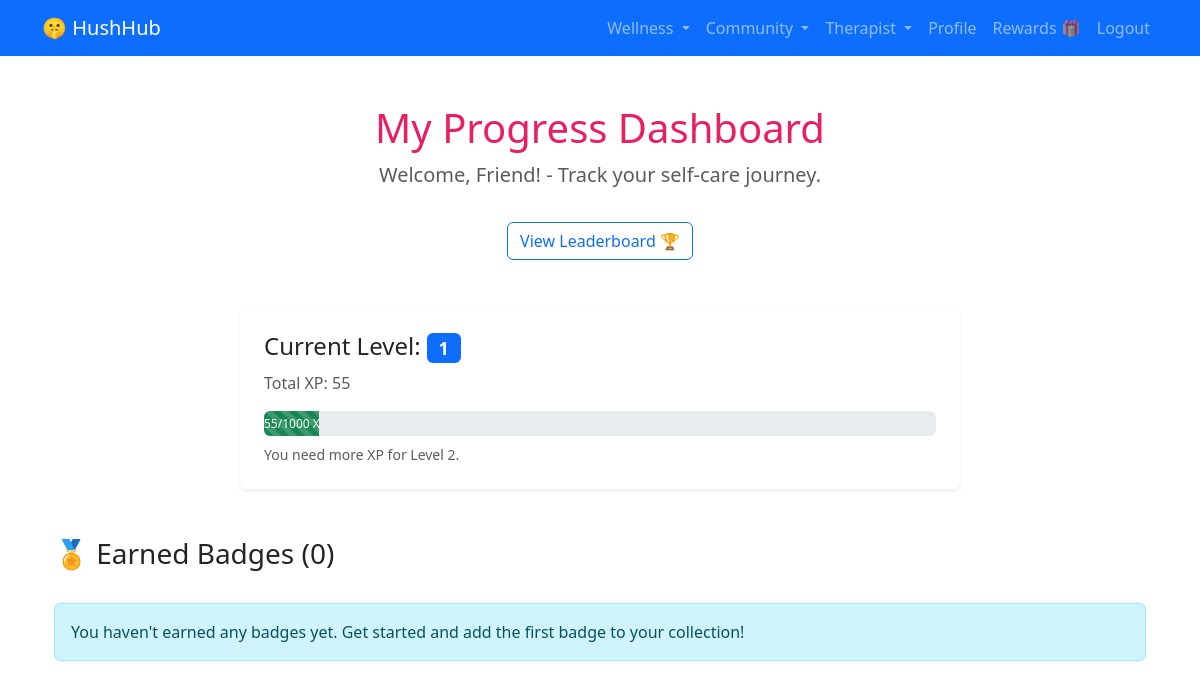
/rewards/my-rewards/ (signed in), run on the app's committed database.
### rewards/models.py (models this page shows, shortened)
class UserProgress(models.Model):
    user = models.OneToOneField(settings.AUTH_USER_MODEL, on_delete=models.CASCADE)
    total_xp = models.IntegerField(default=0)
    current_level = models.IntegerField(default=1)

### rewards/views.py (the view)
# urls.py: path('my-rewards/', views.user_progress_view, name='user_progress'),
@login_required
def user_progress_view(request):
    user_badges = UserBadge.objects.filter(user=request.user).select_related('badge')
    try:
        user_progress = UserProgress.objects.get(user=request.user)
    except UserProgress.DoesNotExist:
        user_progress = None
    context = {
        'user_badges': user_badges,
        'progress': user_progress,
    }
    return render(request, 'rewards/user_progress.html', context)

### rewards/templates/rewards/user_progress.html (shortened to what this page needs)
{% extends "base.html" %}
{% load static %}
{% block content %}
<div class="container my-5">
    <div class="row">
        <div class="col-12 text-center mb-5">
            <h1 class="hush-hub-title">My Progress Dashboard</h1>
            <p class="lead text-muted">
                {{ request.user.user_ld|default:"Welcome, Friend!" }} - Track your self-care journey.
            </p>
            <a href="{% url 'rewards:leaderboard' %}" class="btn btn-outline-primary mt-3">View Leaderboard 🏆</a>
        </div>
    </div>
    <div class="row mb-5 justify-content-center">
        <div class="col-md-8">
            <div class="card shadow-sm p-4 border-0">
                {% if progress %}
                    <h4 class="card-title">Current Level: <span class="badge bg-primary">{{ progress.current_level }}</span></h4>
                    <p class="text-muted">Total XP: {{ progress.total_xp }}</p>
                    {% with required_xp=1000 %}
                        {% if progress.total_xp < required_xp %}
                            <div class="progress" style="height: 25px;">
                                <div class="progress-bar progress-bar-striped bg-success"
                                     role="progressbar"
                                     style="width: {{ progress.total_xp }}px;"
                                     aria-valuenow="{{ progress.total_xp }}"
                                     aria-valuemin="0"
                                     aria-valuemax="{{ required_xp }}">
                                    {{ progress.total_xp }}/{{ required_xp }} XP
                                </div>
                            </div>
                            <small class="text-muted mt-2">You need more XP for Level {{ progress.current_level|add:1 }}.</small>
                        {% else %}
                            <p class="text-success fw-bold">Congratulations! You are ready for the next level.</p>
                        {% endif %}
                    {% endwith %}
                {% else %}
                    <p class="text-muted">Start your first self-care task or post to begin tracking your progress.</p>
                {% endif %}
            </div>
        </div>
    </div>
    <div class="row">
        <div class="col-12 mb-4">
            <h3>🏅 Earned Badges ({{ user_badges|length }})</h3>
        </div>
    </div>
    <div class="row">
        {% for user_badge in user_badges %}
        <div class="col-6 col-md-4 col-lg-3 mb-4">
            <div class="card h-100 text-center border-0 shadow-sm badge-card">
                <div class="card-body">
                    <img src="{{ user_badge.badge.icon_url }}"
                         alt="{{ user_badge.badge.name }} Badge"
                         class="img-fluid mb-2"
                         style="width: 80px; height: 80px; object-fit: cover;">
                    <h5 class="card-title text-primary">{{ user_badge.badge.name }}</h5>
                    <p class="card-text text-muted small">{{ user_badge.badge.description }}</p>
                    <small class="text-success">Earned: {{ user_badge.achieved_at|date:"d M, Y" }}</small>
                </div>
            </div>
        </div>
        {% empty %}
        <div class="col-12">
            <div class="alert alert-info" role="alert">
                You haven't earned any badges yet. Get started and add the first badge to your collection!
            </div>
        </div>
        {% endfor %}
    </div>
</div>
{% endblock %}

### rewards/templates/rewards/user_progress.html (style rules this page uses)
.hush-hub-title { color: #E91E63; }

### data on the page
UserProgress: current_level "1", total_xp "55", current_level|add "2"

### other printed values
{{ request.user.user_ld|default:"Welcome, Friend!" }} "Welcome, Friend!"
{{ required_xp }} "1000"
{{ user_badges|length }} "0"
